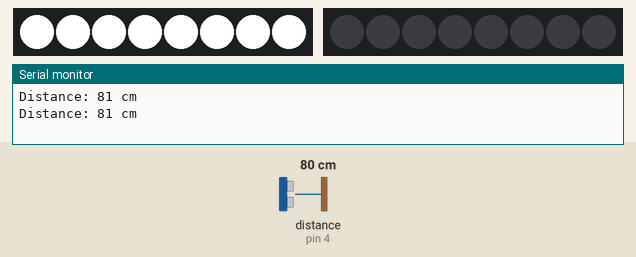
Recording of a sketch running on a simulated Arduino Uno, built with avr-gcc and run on an emulated ATmega328P. Shown: 2 × 8 RGB LEDs in strip order, left to right, the last lines printed to the serial monitor. The test bench sets the inputs (shaded band); at power-on: distance to the obstacle (sensor on pin 4) 80 cm. The echo pulse lasts 58.3 µs per cm; dim RGB values are drawn brighter than linear; random numbers use the default seed unless the sketch sets one.

Above: at 5.9 s.
6.0 s: distance to the obstacle (sensor on pin 4) set to 35 cm
At 7.36 s:
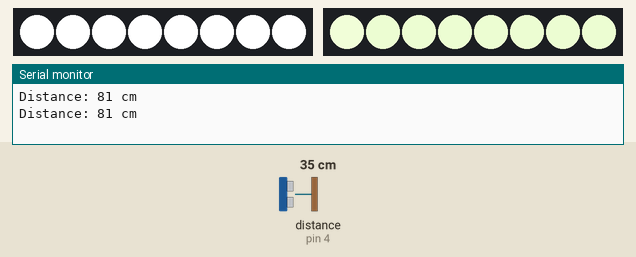
12.1 s: distance to the obstacle (sensor on pin 4) set to 83 cm
At 14.08 s:
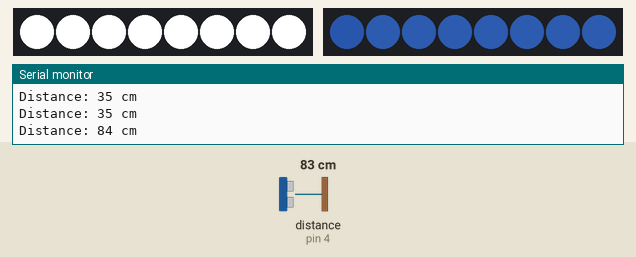
18.2 s: distance to the obstacle (sensor on pin 4) set to 2 cm
24.3 s: distance to the obstacle (sensor on pin 4) set to 83 cm
At 26.63 s:
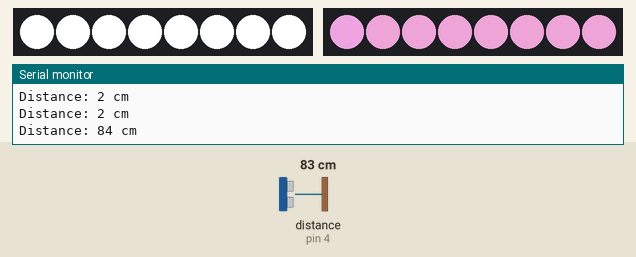
32.5 s: distance to the obstacle (sensor on pin 4) set to 4 cm
38.6 s: distance to the obstacle (sensor on pin 4) set to 83 cm
At 40.92 s:
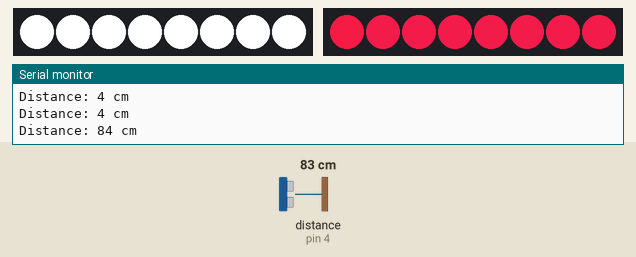
Timing chart, 0 to 62.2 s (numbered marks = the images above; inputs shaded):
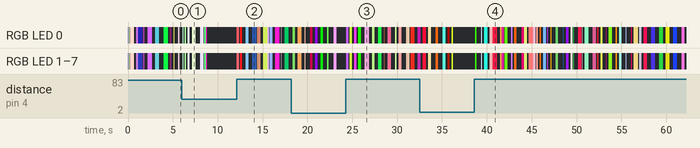

Measured:
- after the input at 12.1 s, RGB LED 0: off → RGB(250, 87, 100) after 0.05 s, → off 0.26 s later, → RGB(250, 25, 25) 0.11 s later, → off 0.20 s later, … (22 changes in this stretch); RGB LED 1: off → RGB(250, 95, 106) after 0.05 s, → off 0.26 s later, → RGB(248, 24, 29) 0.11 s later, → off 0.20 s later, … (22 changes in this stretch)
- after the input at 24.3 s, RGB LED 0: off → RGB(163, 75, 200) at once, → off 0.28 s later, → RGB(188, 225, 50) 0.11 s later, → off 0.29 s later, … (27 changes in this stretch); RGB LED 1: off → RGB(158, 77, 200) at once, → off 0.28 s later, → RGB(189, 218, 53) 0.11 s later, → off 0.29 s later, … (27 changes in this stretch)
- after the input at 38.6 s, RGB LED 0: off → RGB(50, 250, 0) after 0.09 s, → off 0.20 s later, → RGB(175, 200, 225) 0.48 s later, → off 0.11 s later, … (88 changes in this stretch); RGB LED 1: off → RGB(52, 243, 4) after 0.09 s, → off 0.20 s later, → RGB(169, 198, 215) 0.48 s later, → off 0.11 s later, … (88 changes in this stretch)
- what the display in image 2 shows lasts 0.5 s, from 13.8 s to 14.3 s

The sketch:

final_try3.ino
```cpp
#include <Adafruit_NeoPixel.h>
#include <NewPing.h>

// Define the pins for the NeoPixel strips and the button
const int stripPin1 = 9; // Pin for the first NeoPixel strip
const int stripPin2 = 10; // Pin for the second NeoPixel strip
const int buttonPin = 2;  // Pin for the button
#define TRIG_PIN 5
#define ECHO_PIN 4
#define MAX_DISTANCE 100 // Maximum distance in centimeters (adjust as needed)
#define NUM_LEDS 8       // Number of LEDs in your strip (adjust as needed)

#define NUM_LEDS 8 // Number of LEDs in each strip

Adafruit_NeoPixel strip1 = Adafruit_NeoPixel(NUM_LEDS, stripPin1, NEO_GRB + NEO_KHZ800);
Adafruit_NeoPixel strip2 = Adafruit_NeoPixel(NUM_LEDS, stripPin2, NEO_GRB + NEO_KHZ800);

// Define the durations in milliseconds
const unsigned long studyDuration = 35 * 60 * 1000UL; // 35 minutes in milliseconds
const unsigned long breakDuration = 10 * 60 * 1000UL;    // 10 minutes in milliseconds

unsigned long previousMillis = 0;
bool studyTime = true;
bool flashing = false;
unsigned long flashInterval = 100; // Flash interval in milliseconds
unsigned long flashMillis = 0;
int numLedsOn = NUM_LEDS;
unsigned long ledTurnOffInterval = studyDuration / NUM_LEDS;
unsigned long lastLedTurnOffMillis = 0;
bool tooFar = false;

NewPing sonar(TRIG_PIN, ECHO_PIN, MAX_DISTANCE);

void setup() {
  pinMode(stripPin1, OUTPUT);
  pinMode(stripPin2, OUTPUT);
  pinMode(buttonPin, INPUT_PULLUP); // Use internal pull-up resistor for the button
  strip1.begin();
  strip2.begin();
  strip1.show(); // Initialize all pixels to 'off'
  for(int i = 0; i < strip2.numPixels(); i++) {
      strip2.setPixelColor(i, strip2.Color(0, 0, 255) );
      strip2.setBrightness(20);
   }
  strip2.show();
  Serial.begin(9600);
}

void loop() {
  unsigned long currentMillis = millis();
  unsigned long remainingTime;

  // Check if the button is pressed to dismiss the flashing
  if (flashing && digitalRead(buttonPin) == LOW) {
    flashing = false;
    strip1.fill(strip1.Color(0, 0, 0)); // Turn off all LEDs in the strip
    for(int i = 0; i < strip2.numPixels(); i++) {
      strip2.setPixelColor(i, strip2.Color(0, 0, 255) );
      strip2.setBrightness(20);
    }
    strip1.show();
    strip2.show();
    while (digitalRead(buttonPin) == LOW) {
    } // Wait for the button to be released
  }

  // Handle flashing if it's enabled
  if (flashing) {
    if (currentMillis - flashMillis >= flashInterval) {
      if (currentMillis - flashMillis >= flashInterval) {
      // Toggle the LEDs every flashInterval milliseconds
      strip1.fill(strip1.Color(255, 255, 255)); // White
      strip1.show();
      strip1.fill(strip1.Color(0, 0, 255)); // Blue
      strip1.show();
      strip1.fill(strip1.Color(0, 0, 0)); // Turn off all LEDs in the strip

      strip1.show();
      flashMillis = currentMillis;
    }
    }
  } else {
      if(studyTime){
        delay(100); // Wait a short time to stabilize readings
        unsigned int distance = sonar.ping_cm();
        if (distance != 0) {
          Serial.print("Distance: ");
          Serial.print(distance);
          Serial.println(" cm");

          if (distance >= 80) { // User is within 1 meter
            tooFar = true;
            flashRandomColors(10, 500); // Flash LEDs with random colors and delays
          } else {
            tooFar = false;
          }
        } else {
          tooFar = false;
          //flashRandomColors(10, 500); // Flash LEDs with random colors and delays
          //Serial.println("unidentified");
        }
      }
      // Control the LEDs based on the time
      if (studyTime && (currentMillis - previousMillis < studyDuration)) {
        remainingTime = studyDuration - (currentMillis - previousMillis);
        strip1.fill(strip1.Color(255, 255, 255)); // White for the first strip
        strip1.show();
      } else if (!studyTime && (currentMillis - previousMillis < breakDuration)) {
        remainingTime = studyDuration - (currentMillis - previousMillis);
        strip1.fill(strip1.Color(0, 0, 255)); // Blue for the first strip
        strip1.show();
      }

      if(!tooFar){
        // Gradually turn off individual LEDs on the LED strip
        if (numLedsOn > 0 && (currentMillis - lastLedTurnOffMillis >= ledTurnOffInterval)) {
          //strip2.setPixelColor(numLedsOn - 1, strip2.Color(0, 0, 0)); // Turn off one LED
          numLedsOn--;
          for(int i = 0; i < NUM_LEDS - numLedsOn; i++) {
            strip2.setPixelColor(i, strip2.Color(0,0,0) );
            if(numLedsOn == 1){
            strip2.setPixelColor(i, strip2.Color(255, 0, 0) );
           }
          }


          strip2.show();
          lastLedTurnOffMillis = currentMillis;
        }
      }

      if(!tooFar){
        if (numLedsOn == 0) {
          // Time's up, switch to the other mode
          studyTime = !studyTime;
          previousMillis = currentMillis;
          numLedsOn = NUM_LEDS;
          if (studyTime) {
            flashing = true;
            flashMillis = currentMillis;
          }
        }
      }
  }
}

void flashRandomColors(int count, int delayMs) {
  for (int i = 0; i < count; i++) {
    uint32_t color = strip2.Color(random(256), random(256), random(256));
    for(int i = 0; i < strip2.numPixels(); i++) {
      strip2.setPixelColor(i, color);
      strip2.setBrightness(250);
    }
    strip2.show();
    delay(random(10, delayMs));
    for(int i = 0; i < strip2.numPixels(); i++) {
      strip2.setPixelColor(i, 0);
      strip2.setBrightness(20);
    }
    strip2.show();
    delay(random(10, delayMs));
  }
}
```
